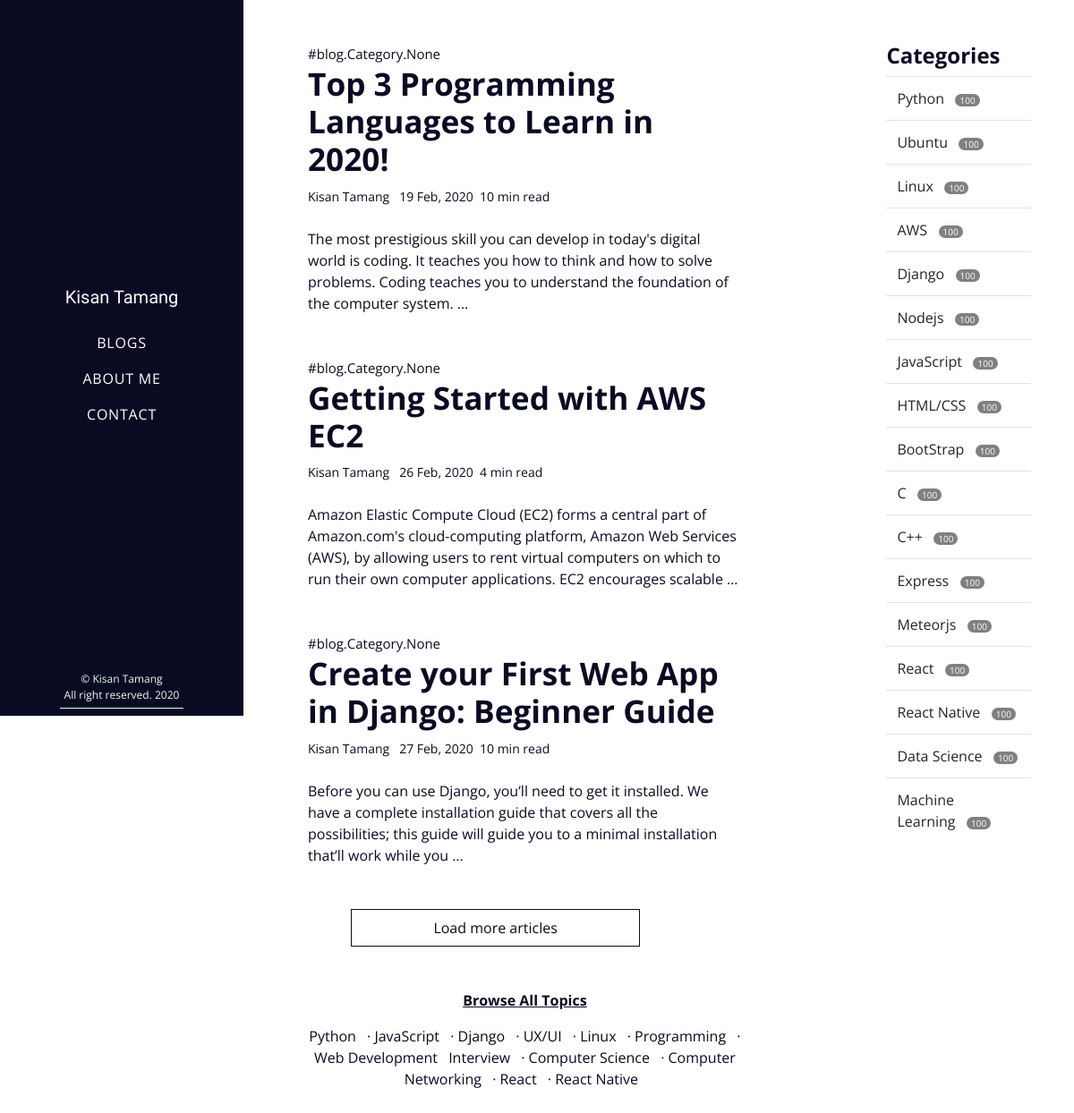
Before: / with the older database file.
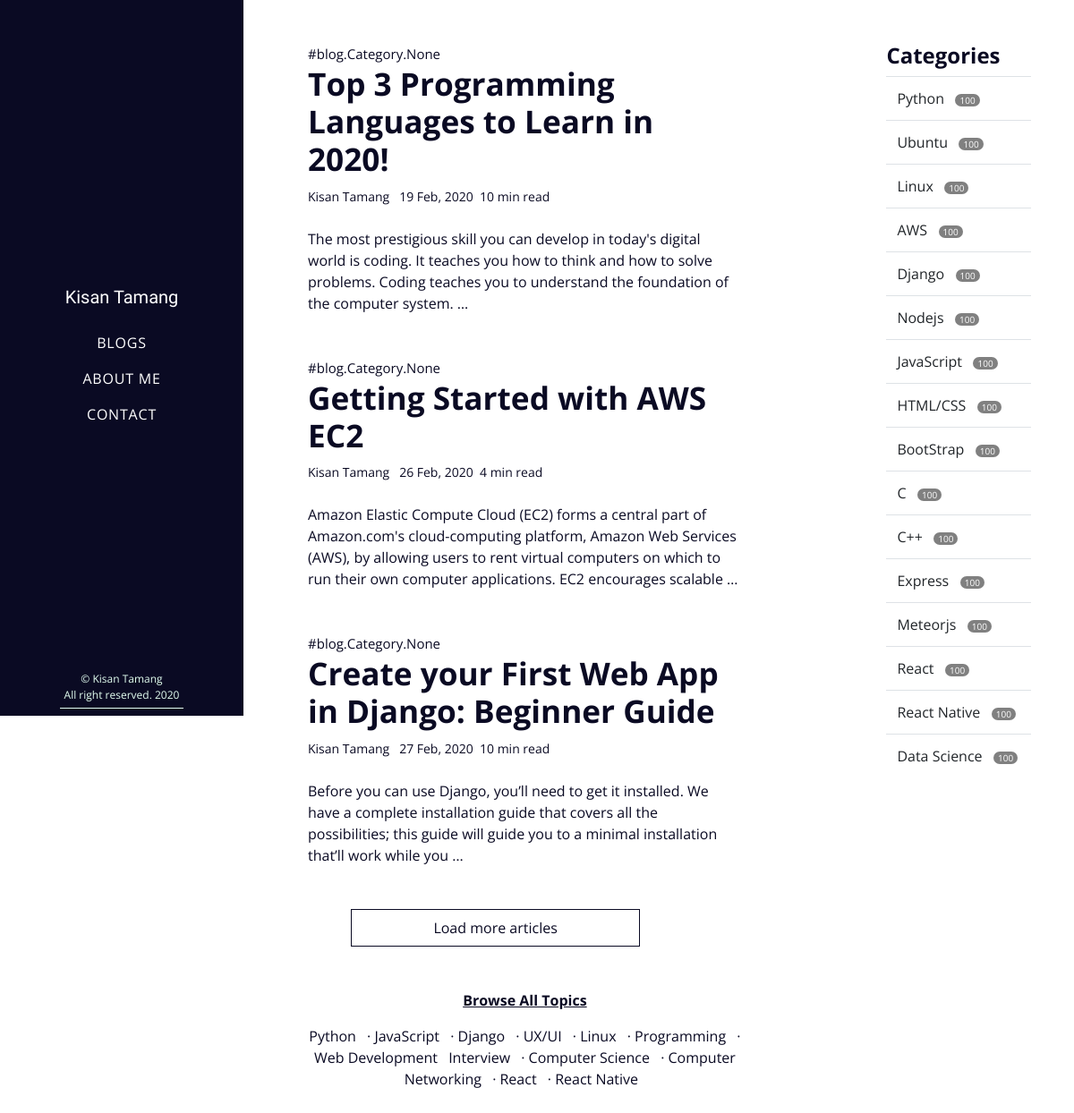
After: the same page with the newer database file.
### blog/models.py (models this page shows, shortened)
class Post(models.Model):
    id = models.UUIDField(
        primary_key = True,
        default = uuid.uuid4,
        editable = False
    )
    title = models.CharField(max_length=60)
    category = models.ManyToManyField('Category',help_text="Select Categories for this Post")
    content = models.TextField()
    banner = models.ImageField(blank=True,null=True)
    author = models.ForeignKey(User,on_delete=models.SET_NULL,null=True)
    created_at = models.DateTimeField(auto_now_add=True)
    updated_at = models.DateTimeField(auto_now=True)
    meta_keyworks = models.CharField("Meta Keywords",max_length=255,
                                     help_text="Comma-delimited set of SEO keywords for meta tag")
    meta_description = models.CharField("Meta Description",max_length=255,
                                     help_text="Content for Description Meta Tag")
    read_time =  models.CharField(max_length=5,null=True,blank=True)
    def get_author(self):
        return self.author.first_name + " " + self.author.last_name

class Category(models.Model):
    name = models.CharField(max_length=50)

### blog/views.py (the view)
# urls.py: path('', PostListView.as_view(), name="home"),
class PostListView(ListView):
    model = Post
    template_name="blog/index.html"
    context_object_name = "posts"
    def get_context_data(self, **kwargs):
    	context = super().get_context_data(**kwargs)
    	context["categories"] = Category.objects.all()
    	return context

### blog/templates/blog/index.html
{% extends 'blog/base.html' %}
{% block blogs %}
{% load static %}
<section class="resume-section ml-4 pl-3 pr-3 pt-3 pb-0 p-lg-5 d-flex" id="blogs">
		<div class="w-100">
				{%for post in posts%}
				<span style="font-size:15px;">#{{post.category}}</span>
				<div class="blog w-75 mb-5">
						<a href="{%url 'post_detail' post.id%}" class="blog_title"><h2>{{post.title}}</h2></a>
						<span style="font-size:14px;">{{post.get_author}}  &nbsp;&nbsp;{{post.created_at| date:"d M, Y"}}
								&nbsp;{{post.read_time}} min read</span><br><br>
						<p>
						{{post.content | truncatewords:35}}
						</p>
				</div>
				{%endfor%}
				<div class="load w-50 ml-5 mb-5">
						<span>Load more articles</span>
				</div>
				<footer class="bg-default pb-0 mt-5 w-75">
						<p class="text-center font-weight-bold"><u>Browse All Topics</u></p>
						<p class="text-center">
						<a class="pr-2" href="">Python</a> ·
						<a class="pr-2" href=""> JavaScript</a> ·
						<a class="pr-2" href="">Django</a> ·
						<a class="pr-2" href="">UX/UI</a> ·
						<a class="pr-2" href="">Linux</a> ·
						<a class="pr-2" href="">Programming</a> ·
						<a class="pr-2" href="">Web Development</a>
						<a class="pr-2" href="">Interview</a> ·
						<a class="pr-2" href="">Computer Science</a> ·
						<a class="pr-2" href="">Computer Networking</a> ·
						<a class="pr-2" href="">React</a> ·
						<a class="pr-2" href="">React Native</a>
						</p>
				</footer>
		</div>
	<div class="w-25 m-0 text-left">
		<h4>Categories</h4>
	<table class="table table-hover">
		<tbody>
			{% for cat in categories %}
			<tr>
				<td>{{cat.name}}&nbsp;&nbsp; <span style="font-size:10px;background:gray;color:#fff; padding:0px 5px 0px 5px; border-radius: 10px; text-align: right;">100</span></td>
			</tr>
			{% endfor %}
		</tbody>
	</table>
</div>
</section>
{% endblock blogs %}

Changed rows visible on the page:
removed Category: name "Machine Learning"
